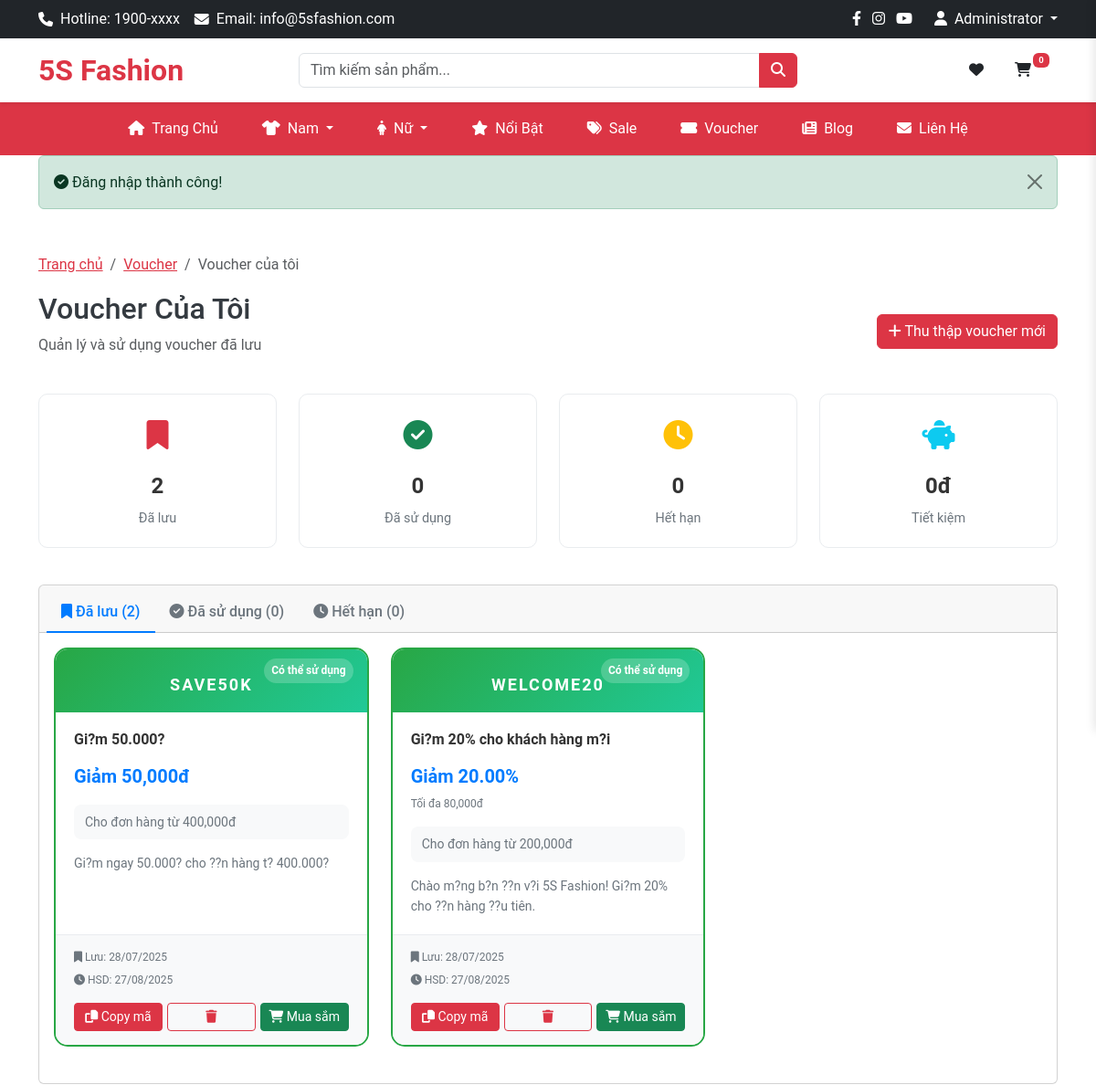
Before: /vouchers/my-vouchers (signed in, upper part) with the older database file.
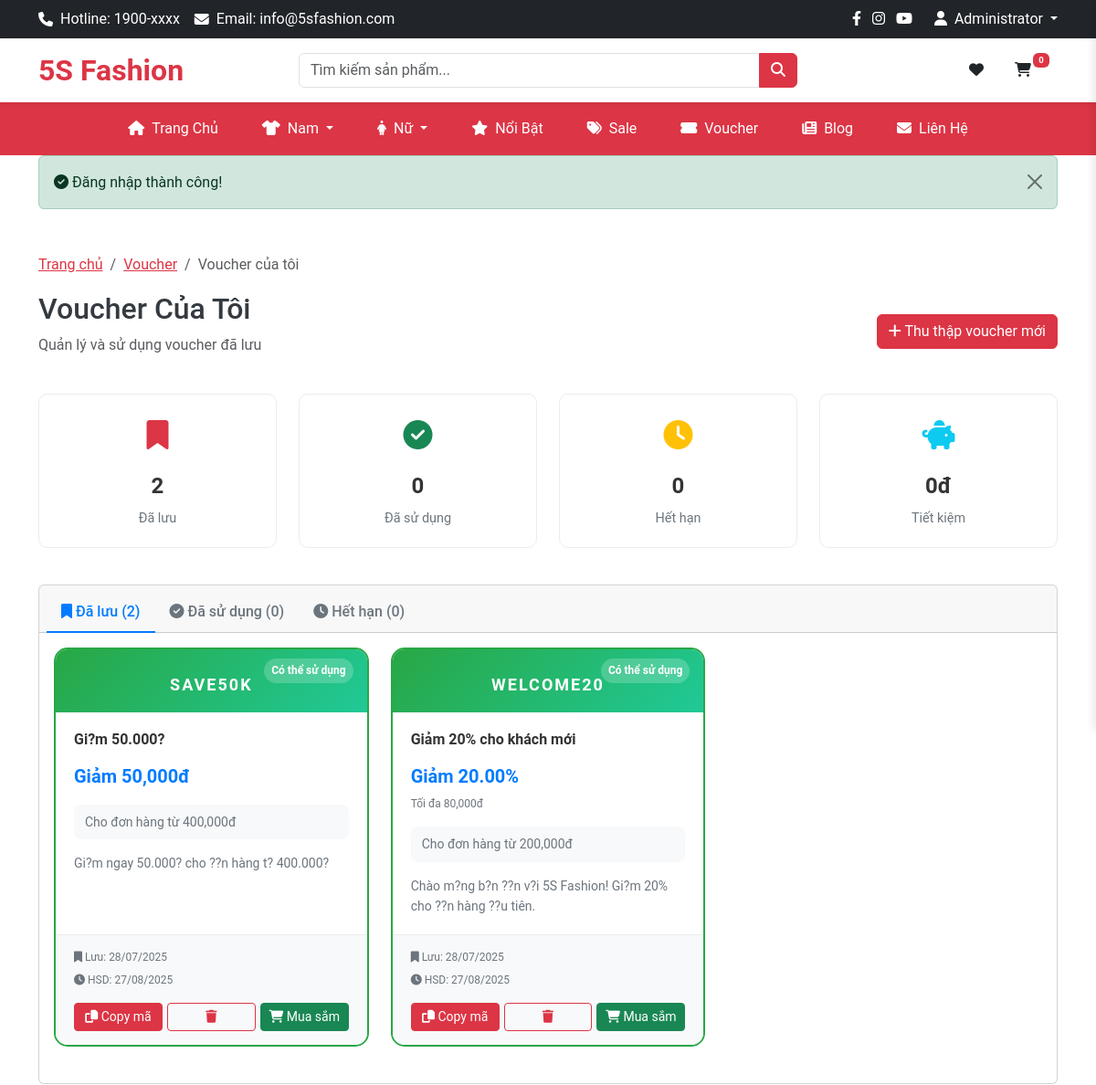
After: the same page with the newer database file.
### tables this page shows
CREATE TABLE IF NOT EXISTS `user_coupons` (
  `id` int NOT NULL AUTO_INCREMENT,
  `user_id` int NOT NULL,
  `coupon_id` int NOT NULL,
  `saved_at` timestamp NOT NULL DEFAULT CURRENT_TIMESTAMP,
  `used_at` timestamp NULL DEFAULT NULL,
  `status` enum('saved','used','expired') DEFAULT 'saved',
  PRIMARY KEY (`id`),
  UNIQUE KEY `user_coupon_unique` (`user_id`,`coupon_id`),
  KEY `user_coupons_user_id_foreign` (`user_id`),
  KEY `user_coupons_coupon_id_foreign` (`coupon_id`),
  KEY `user_coupons_status_index` (`status`)
);

CREATE TABLE IF NOT EXISTS `coupons` (
  `id` int NOT NULL AUTO_INCREMENT,
  `code` varchar(50) NOT NULL,
  `name` varchar(100) NOT NULL,
  `description` text,
  `type` enum('percentage','fixed_amount') NOT NULL,
  `value` decimal(10,2) NOT NULL,
  `minimum_amount` decimal(10,2) DEFAULT NULL,
  `maximum_discount` decimal(10,2) DEFAULT NULL,
  `usage_limit` int DEFAULT NULL,
  `used_count` int DEFAULT '0',
  `user_limit` int DEFAULT NULL,
  `valid_from` timestamp NULL DEFAULT NULL,
  `valid_until` timestamp NULL DEFAULT NULL,
  `status` enum('active','inactive','expired') DEFAULT 'active',
  `is_featured` tinyint(1) DEFAULT '0',
  `created_at` timestamp NOT NULL DEFAULT CURRENT_TIMESTAMP,
  `updated_at` timestamp NOT NULL DEFAULT CURRENT_TIMESTAMP ON UPDATE CURRENT_TIMESTAMP,
  PRIMARY KEY (`id`),
  UNIQUE KEY `coupons_code_unique` (`code`),
  KEY `coupons_status_index` (`status`),
  KEY `coupons_valid_from_index` (`valid_from`),
  KEY `coupons_valid_until_index` (`valid_until`)
);

### app/views/client/vouchers/my-vouchers.php (the view, shortened to what the changed rows need)
<div class="container my-5">
    <div class="row mb-4">
        <div class="col-12">
            <nav aria-label="breadcrumb">
                <ol class="breadcrumb">
                    <li class="breadcrumb-item"><a href="/5s-fashion">Trang chủ</a></li>
                    <li class="breadcrumb-item"><a href="/5s-fashion/vouchers">Voucher</a></li>
                    <li class="breadcrumb-item active">Voucher của tôi</li>
                </ol>
            </nav>
            <div class="d-flex justify-content-between align-items-center">
                <div>
                    <h1 class="h2 mb-2">Voucher Của Tôi</h1>
                    <p class="text-muted">Quản lý và sử dụng voucher đã lưu</p>
                </div>
                <div>
                    <a href="/5s-fashion/vouchers" class="btn btn-primary">
                        <i class="fas fa-plus"></i> Thu thập voucher mới
                    </a>
                </div>
            </div>
        </div>
    </div>
    <div class="row mb-4">
        <div class="col-md-3 col-6 mb-3">
            <div class="stats-card text-center">
                <div class="stats-icon">
                    <i class="fas fa-bookmark text-primary"></i>
                </div>
                <div class="stats-number"><?= $stats['saved_count'] ?? 0 ?></div>
                <div class="stats-label">Đã lưu</div>
            </div>
        </div>
        <div class="col-md-3 col-6 mb-3">
            <div class="stats-card text-center">
                <div class="stats-icon">
                    <i class="fas fa-check-circle text-success"></i>
                </div>
                <div class="stats-number"><?= $stats['used_count'] ?? 0 ?></div>
                <div class="stats-label">Đã sử dụng</div>
            </div>
        </div>
        <div class="col-md-3 col-6 mb-3">
            <div class="stats-card text-center">
                <div class="stats-icon">
                    <i class="fas fa-clock text-warning"></i>
                </div>
                <div class="stats-number"><?= $stats['expired_count'] ?? 0 ?></div>
                <div class="stats-label">Hết hạn</div>
            </div>
        </div>
        <div class="col-md-3 col-6 mb-3">
            <div class="stats-card text-center">
                <div class="stats-icon">
                    <i class="fas fa-piggy-bank text-info"></i>
                </div>
                <div class="stats-number"><?= number_format($stats['total_savings'] ?? 0) ?>đ</div>
                <div class="stats-label">Tiết kiệm</div>
            </div>
        </div>
    </div>
    <div class="card">
        <div class="card-header">
            <ul class="nav nav-tabs card-header-tabs" id="voucherTabs">
                <li class="nav-item">
                    <a class="nav-link active" id="saved-tab" data-bs-toggle="tab" href="#saved" role="tab">
                        <i class="fas fa-bookmark"></i> Đã lưu (<?= count($savedCoupons) ?>)
                    </a>
                </li>
                <li class="nav-item">
                    <a class="nav-link" id="used-tab" data-bs-toggle="tab" href="#used" role="tab">
                        <i class="fas fa-check-circle"></i> Đã sử dụng (<?= count($usedCoupons) ?>)
                    </a>
                </li>
                <li class="nav-item">
                    <a class="nav-link" id="expired-tab" data-bs-toggle="tab" href="#expired" role="tab">
                        <i class="fas fa-clock"></i> Hết hạn (<?= count($expiredCoupons) ?>)
                    </a>
                </li>
            </ul>
        </div>
        <div class="card-body">
            <div class="tab-content" id="voucherTabContent">
                <div class="tab-pane fade show active" id="saved" role="tabpanel">
                    <?php if (empty($savedCoupons)): ?>
                        <div class="empty-state text-center py-5">
                            <i class="fas fa-bookmark fa-3x text-muted mb-3"></i>
                            <h4 class="text-muted">Chưa có voucher nào</h4>
                            <p class="text-muted mb-4">Bạn chưa lưu voucher nào. Hãy thu thập voucher để được giảm giá!</p>
                            <a href="/5s-fashion/vouchers" class="btn btn-primary">
                                <i class="fas fa-plus"></i> Thu thập voucher ngay
                            </a>
                        </div>
                    <?php else: ?>
                        <div class="row">
                            <?php foreach ($savedCoupons as $coupon): ?>
                                <div class="col-md-6 col-lg-4 mb-4">
                                    <div class="my-voucher-card saved">
                                        <div class="voucher-header">
                                            <div class="voucher-status">Có thể sử dụng</div>
                                            <div class="voucher-code"><?= htmlspecialchars($coupon['code']) ?></div>
                                        </div>
                                        <div class="voucher-body">
                                            <h5 class="voucher-name"><?= htmlspecialchars($coupon['name']) ?></h5>
                                            <div class="voucher-value">
                                                <?php if ($coupon['type'] === 'percentage'): ?>
                                                    <span class="value-text">Giảm <?= $coupon['value'] ?>%</span>
                                                    <?php if ($coupon['maximum_discount']): ?>
                                                        <span class="value-max">Tối đa <?= number_format($coupon['maximum_discount']) ?>đ</span>
                                                    <?php endif; ?>
                                                <?php else: ?>
                                                    <span class="value-text">Giảm <?= number_format($coupon['value']) ?>đ</span>
                                                <?php endif; ?>
                                            </div>
                                            <?php if ($coupon['minimum_amount']): ?>
                                                <div class="voucher-condition">
                                                    Cho đơn hàng từ <?= number_format($coupon['minimum_amount']) ?>đ
                                                </div>
                                            <?php endif; ?>
                                            <?php if ($coupon['description']): ?>
                                                <p class="voucher-description"><?= htmlspecialchars($coupon['description']) ?></p>
                                            <?php endif; ?>
                                        </div>
                                        <div class="voucher-footer">
                                            <div class="voucher-dates">
                                                <div class="saved-date">
                                                    <i class="fas fa-bookmark"></i> Lưu: <?= date('d/m/Y', strtotime($coupon['saved_at'])) ?>
                                                </div>
                                                <?php if ($coupon['valid_until']): ?>
                                                    <div class="expiry-date">
                                                        <i class="fas fa-clock"></i> HSD: <?= date('d/m/Y', strtotime($coupon['valid_until'])) ?>
                                                    </div>
                                                <?php endif; ?>
                                            </div>
                                            <div class="voucher-actions">
                                                <button class="btn btn-primary btn-sm copy-code"
                                                        data-code="<?= htmlspecialchars($coupon['code']) ?>">
                                                    <i class="fas fa-copy"></i> Copy mã
                                                </button>
                                                <button class="btn btn-outline-danger btn-sm remove-voucher"
                                                        data-coupon-id="<?= $coupon['coupon_id'] ?>">
                                                    <i class="fas fa-trash"></i>
                                                </button>
                                                <a href="/5s-fashion/shop" class="btn btn-success btn-sm">
                                                    <i class="fas fa-shopping-cart"></i> Mua sắm
                                                </a>
                                            </div>
                                        </div>
                                    </div>
                                </div>
                            <?php endforeach; ?>
                        </div>
                    <?php endif; ?>
                </div>
            </div>
        </div>
    </div>
</div>

### app/core/App.php (shortened to what the changed rows need)
<?php
class App
{
    protected $method = 'index';
    protected $params = [];
    public function __construct()
    {
        $url = $this->parseUrl();
        if (isset($url[0]) && $url[0] === 'admin') {
            array_shift($url);
            $this->routeAdmin($url);
        } else {
            $this->routeClient($url);
        }
    }    private function routeAdmin($url)
    {
        $this->controller = 'DashboardController';
        if (isset($url[0], $url[1], $url[2], $url[3])) {
            if ($url[0] === 'products' && $url[2] === 'variants') {
                $this->controller = 'ProductVariantsController';
                $productId = $url[1];
                $action = $url[3];
                if (isset($url[4])) {
                    $variantId = $url[3];
                    $action = $url[4];
                    if ($action === 'data') {
                        $controllerFile = APP_PATH . '/controllers/admin/' . $this->controller . '.php';
                        if (file_exists($controllerFile)) {
                            require_once $controllerFile;
                            $this->controller = new $this->controller;
                            $this->method = 'getVariantData';
                            $this->params = [$variantId];
                            call_user_func_array([$this->controller, $this->method], $this->params);
                            return;
                        }
                    } elseif ($action === 'update') {
                        $controllerFile = APP_PATH . '/controllers/admin/' . $this->controller . '.php';
                        if (file_exists($controllerFile)) {
                            require_once $controllerFile;
                            $this->controller = new $this->controller;
                            $this->method = 'update';
                            $this->params = [$productId, $variantId];
                            call_user_func_array([$this->controller, $this->method], $this->params);
                            return;
                        }
                    } elseif ($action === 'delete') {
                        $controllerFile = APP_PATH . '/controllers/admin/' . $this->controller . '.php';
                        if (file_exists($controllerFile)) {
                            require_once $controllerFile;
                            $this->controller = new $this->controller;
                            $this->method = 'delete';
                            $this->params = [$productId, $variantId];
                            call_user_func_array([$this->controller, $this->method], $this->params);
                            return;
                        }
                    }
                }                $controllerFile = APP_PATH . '/controllers/admin/' . $this->controller . '.php';
                if (file_exists($controllerFile)) {
                    require_once $controllerFile;
                    $this->controller = new $this->controller;
                    switch ($action) {
                        case 'generate':
                            $this->method = 'generateVariants';
                            $this->params = [$productId];
                            break;
                        case 'create':
                            $this->method = 'create';
                            $this->params = [$productId];
                            break;
                        default:
                            $this->method = 'index';
                            $this->params = [$productId];
                            break;
                    }
                    call_user_func_array([$this->controller, $this->method], $this->params);
                    return;
                }
            }
        }
        if (isset($url[0])) {
            $controllerName = ucfirst($url[0]) . 'Controller';
            $controllerFile = APP_PATH . '/controllers/admin/' . $controllerName . '.php';
            if (file_exists($controllerFile)) {
                $this->controller = $controllerName;
                unset($url[0]);
            }
        }
        $controllerFile = APP_PATH . '/controllers/admin/' . $this->controller . '.php';
        if (file_exists($controllerFile)) {
            require_once $controllerFile;
            $this->controller = new $this->controller;
        } else {
            require_once APP_PATH . '/controllers/admin/DashboardController.php';
            $this->controller = new DashboardController();
        }
        if (isset($url[1])) {
            if (method_exists($this->controller, $url[1])) {
                $this->method = $url[1];
                unset($url[1]);
            }
        }
        $this->params = $url ? array_values($url) : [];
        call_user_func_array([$this->controller, $this->method], $this->params);
    }
    private function routeClient($url)
    {
        $routes = include APP_PATH . '/routes/client_routes.php';
        $fullPath = implode('/', $url);
        foreach ($routes as $route => $handler) {
            if ($route === $fullPath || ($route === '' && empty($fullPath))) {
                $this->handleRoute($handler);
                return;
            }
        }
    }
    private function handleRoute($handler)
    {
        if (is_string($handler)) {
            list($controllerName, $method) = explode('@', $handler);
            $controllerFile = APP_PATH . '/controllers/' . $controllerName . '.php';
            if (file_exists($controllerFile)) {
                $this->controller = new $controllerName;
                $this->method = $method;
                call_user_func_array([$this->controller, $this->method], $this->params);
            } else {
                $this->show404();
            }
        }
    }
    public function parseUrl()
    {
        if (isset($_GET['url'])) {
            return explode('/', filter_var(rtrim($_GET['url'], '/'), FILTER_SANITIZE_URL));
        }
        return [];
    }
}

Changed rows visible on the page:
changed through a linked row, user_coupons "WELCOME20": coupon.name "Gi?m 20% cho khách hàng m?i" → "Giảm 20% cho khách mới"
